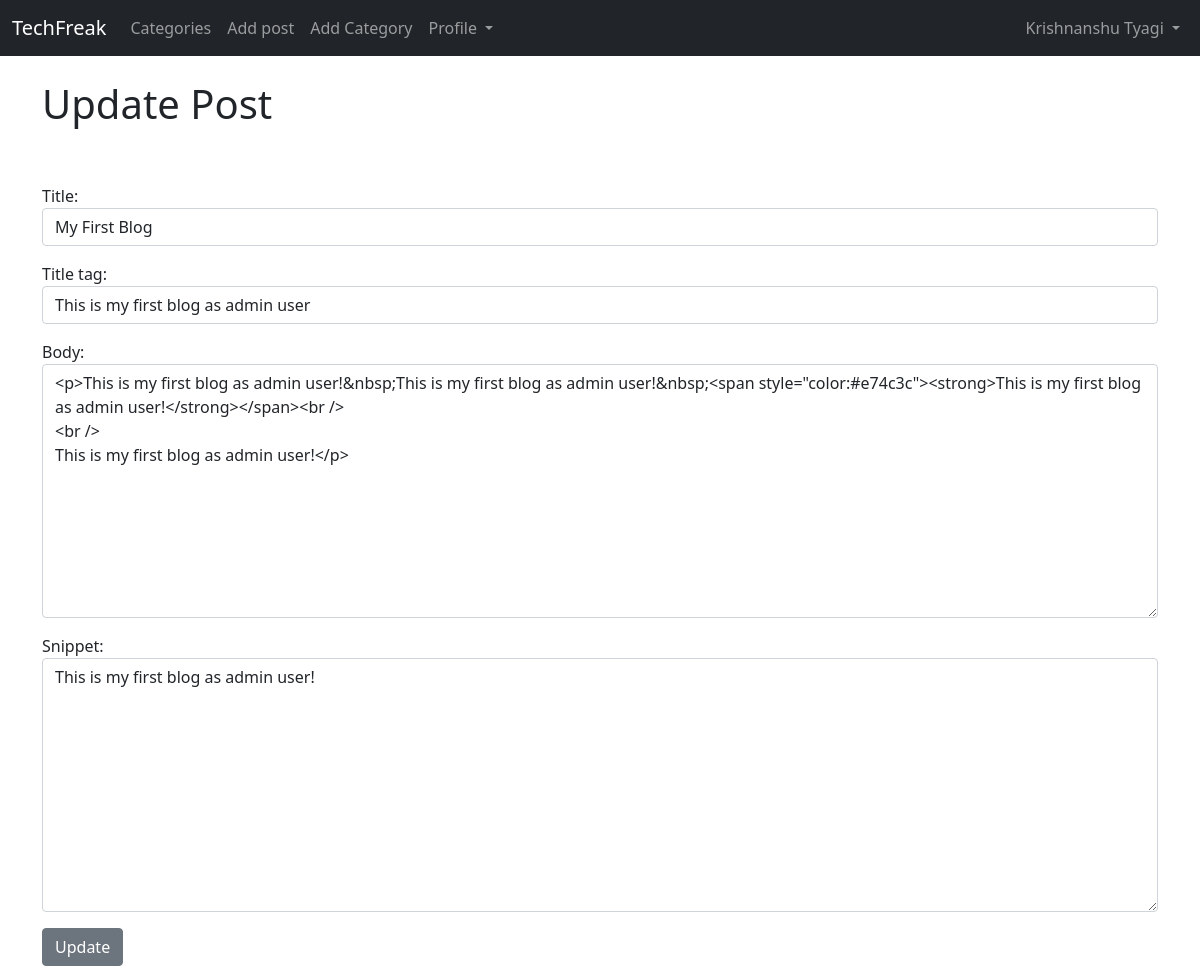
Screenshot of /article/edit/21 (signed in) with the database file from the repository.
### theblog/models.py (models this page shows, shortened)
class Post(models.Model):
    title = models.CharField(max_length=255)
    header_image = models.ImageField(null=True, blank=True, upload_to="images/")
    title_tag = models.CharField(max_length=255)
    author = models.ForeignKey(User, on_delete=models.CASCADE)
    body = RichTextField(blank=True, null=True)
    post_date = models.DateField(auto_now_add=True)
    category = models.CharField(max_length=255, default='Coding')
    snippet = models.CharField(max_length=255)
    likes = models.ManyToManyField(User, related_name='blog_posts')

### theblog/views.py (the view)
# urls.py: path('article/edit/<int:pk>', UpdatePostView.as_view(), name="update_post"),
class UpdatePostView(UpdateView):
    model = Post
    form_class = EditFrom
    template_name = 'update_post.html'

### theblog/forms.py
class EditFrom(forms.ModelForm):
    class Meta:
        model = Post
        fields = ('title', 'title_tag', 'body', 'snippet')
        widgets = {
            'title': forms.TextInput(attrs={'class': 'form-control'}),
            'title_tag': forms.TextInput(attrs={'class': 'form-control'}),
            'body': forms.Textarea(attrs={'class': 'form-control'}),
            'snippet': forms.Textarea(attrs={'class': 'form-control'}),
        }

### theblog/templates/update_post.html (shortened to what this page needs)
{% extends 'base.html' %}
{% block content %}
{% if user.is_authenticated %}
    {% if user.id == post.author.id %}
        <h1>Update Post</h1>
        <br/><br/>
        <div class="form-group">
        <form method="POST">
            {{ form.as_p }}
            <button class="btn btn-secondary">Update</button>
        </form>
        </div>
    {% else %}
        Access Denied!
    {% endif %}
{% else %}
    Access Denied!
{% endif %}
{% endblock %}

### theblog/templates/base.html (shortened to what this page needs)
<!doctype html>
<html lang="en">
  <head>
    <link href="https://cdn.jsdelivr.net/npm/bootstrap@5.0.0-beta2/dist/css/bootstrap.min.css" rel="stylesheet">
  </head>
  <body>
  <nav class="navbar navbar-expand-lg navbar-dark bg-dark">
  <div class="container-fluid">
    <a class="navbar-brand" href="{% url 'home' %}">TechFreak</a>
    <div class="collapse navbar-collapse" id="navbarSupportedContent">
      <ul class="navbar-nav me-auto mb-2 mb-lg-0">
        {% if cat_menu %}
        <li class="nav-item dropdown">
          <a class="nav-link dropdown-toggle" href="#" id="navbarDropdown" role="button" data-bs-toggle="dropdown" aria-expanded="false">
            Categories
          </a>
          <ul class="dropdown-menu" aria-labelledby="navbarDropdown">
            {% for item in cat_menu %}
              <a class="dropdown-item" href="{% url 'category' item|slugify %}">{{ item }}</a><br/>
            {% endfor %}
          </ul>
        </li>
        {% else %}
          <li class="nav-item">
            <a class="nav-link" href="{% url 'category-list' %}">Categories</a>
          </li>
        {% endif %}
        {% if user.is_authenticated %}
          <li class="nav-item">
            <a class="nav-link" href="{% url 'add_post' %}">Add post</a>
          </li>
          <li class="nav-item">
            <a class="nav-link" href="{% url 'add_category' %}">Add Category</a>
          </li>
          <li class="nav-item dropdown">
            <a class="nav-link dropdown-toggle" href="#" id="navbarDropdown" role="button" data-bs-toggle="dropdown" aria-expanded="false">
              Profile
            </a>
          </li>
        {% endif %}
      </ul>
      {% if user.is_authenticated %}
          <ul class="navbar-nav ml-auto mb-2 mb-lg-0">
            <li class="nav-item dropdown">
            <a class="nav-link dropdown-toggle" href="#" id="navbarDropdown" role="button" data-bs-toggle="dropdown" aria-expanded="false">
              {{ user.first_name }}
              {{ user.last_name }}
            </a>
          </li>
          </ul>
      {% endif %}
    </div>
  </div>
</nav>
  <br/>
    <div class="container">
        {% block content %}
        {% endblock %}
    </div>
  </body>
</html>

### rows the page displays
Post: title "My First Blog", title_tag "This is my first blog as admin user", body "<p>This is my first blog as admin user!&nbsp;This is my first blog as admin user!&nbsp;<span style=\"color:#e74c3c\"><strong>This is my first blog as admin user!</strong></span><br /> <br /> This is my first blog as admin user!</p>", snippet "This is my first blog as admin user!"

### other values shown
{{ user.first_name }} "Krishnanshu"
{{ user.last_name }} "Tyagi"
